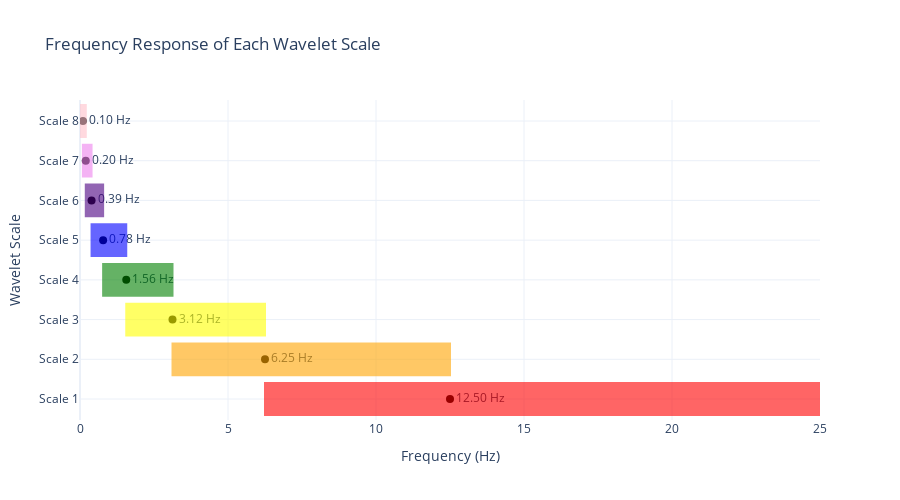

Here is the notebook cell this chart was saved with:
### Markdown cell above
## Frequency Response Analysis

### Code cell
# Get the sampling rate and nyquist frequency
fs = target_sampling_rate  # 50 Hz
nyquist_freq = fs / 2  # 25 Hz

# Calculate frequency response for each scale
scale_frequencies = {}
frequency_ranges = {}

print("Wavelet Scale Frequency Analysis:")
print("=" * 50)

for j in range(1, 9):
    # The center frequency for each scale is approximately fs/(2^(j+1))
    center_freq = fs / (2**(j+1))
    
    # The frequency range for each scale (approximate)
    # Lower bound: fs/(2^(j+2))
    # Upper bound: fs/(2^j)
    freq_low = fs / (2**(j+2)) if j < 8 else 0
    freq_high = fs / (2**j)
    
    scale_frequencies[j] = center_freq
    frequency_ranges[j] = (freq_low, freq_high)
    
    print(f"Scale {j}:")
    print(f"  Center Frequency: {center_freq:.3f} Hz")
    print(f"  Frequency Range: {freq_low:.3f} - {freq_high:.3f} Hz")
    print(f"  Period: {1/center_freq:.3f} seconds")
    print()

# Create a visualization of frequency bands
fig = go.Figure()

colors = ['red', 'orange', 'yellow', 'green', 'blue', 'indigo', 'violet', 'pink']

for j in range(1, 9):
    freq_low, freq_high = frequency_ranges[j]
    center_freq = scale_frequencies[j]
    
    # Add frequency band as a rectangle
    fig.add_shape(
        type="rect",
        x0=freq_low, x1=freq_high,
        y0=j-0.4, y1=j+0.4,
        fillcolor=colors[j-1],
        opacity=0.6,
        line=dict(color=colors[j-1], width=2)
    )
    
    # Add center frequency marker
    fig.add_trace(go.Scatter(
        x=[center_freq],
        y=[j],
        mode='markers+text',
        marker=dict(color='black', size=8),
        text=[f'{center_freq:.2f} Hz'],
        textposition='middle right',
        showlegend=False,
        name=f'Scale {j} Center'
    ))

fig.update_layout(
    title='Frequency Response of Each Wavelet Scale',
    xaxis_title='Frequency (Hz)',
    yaxis_title='Wavelet Scale',
    template='plotly_white',
    height=500,
    xaxis=dict(range=[0, nyquist_freq]),
    yaxis=dict(
        tickvals=list(range(1, 9)),
        ticktext=[f'Scale {i}' for i in range(1, 9)]
    )
)

fig.show()

# Summary table
import pandas as pd

frequency_table = pd.DataFrame({
    'Scale': list(range(1, 9)),
    'Center_Frequency_Hz': [scale_frequencies[j] for j in range(1, 9)],
    'Freq_Range_Low_Hz': [frequency_ranges[j][0] for j in range(1, 9)],
    'Freq_Range_High_Hz': [frequency_ranges[j][1] for j in range(1, 9)],
    'Period_seconds': [1/scale_frequencies[j] for j in range(1, 9)]
})

print("\nFrequency Response Summary Table:")
print(frequency_table.to_string(index=False, float_format='%.3f'))

### Figure 1 — Plotly figure (JSON) as saved in the notebook; plotly's stock layout.template omitted (floating-point values rounded to 4 significant figures)
{"data": [{"marker": {"color": "black", "size": 8}, "mode": "markers+text", "name": "Scale 1 Center", "showlegend": false, "text": ["12.50 Hz"], "textposition": "middle right", "type": "scatter", "x": [12.5], "y": [1]}, {"marker": {"color": "black", "size": 8}, "mode": "markers+text", "name": "Scale 2 Center", "showlegend": false, "text": ["6.25 Hz"], "textposition": "middle right", "type": "scatter", "x": [6.25], "y": [2]}, {"marker": {"color": "black", "size": 8}, "mode": "markers+text", "name": "Scale 3 Center", "showlegend": false, "text": ["3.12 Hz"], "textposition": "middle right", "type": "scatter", "x": [3.125], "y": [3]}, {"marker": {"color": "black", "size": 8}, "mode": "markers+text", "name": "Scale 4 Center", "showlegend": false, "text": ["1.56 Hz"], "textposition": "middle right", "type": "scatter", "x": [1.562], "y": [4]}, {"marker": {"color": "black", "size": 8}, "mode": "markers+text", "name": "Scale 5 Center", "showlegend": false, "text": ["0.78 Hz"], "textposition": "middle right", "type": "scatter", "x": [0.7812], "y": [5]}, {"marker": {"color": "black", "size": 8}, "mode": "markers+text", "name": "Scale 6 Center", "showlegend": false, "text": ["0.39 Hz"], "textposition": "middle right", "type": "scatter", "x": [0.3906], "y": [6]}, {"marker": {"color": "black", "size": 8}, "mode": "markers+text", "name": "Scale 7 Center", "showlegend": false, "text": ["0.20 Hz"], "textposition": "middle right", "type": "scatter", "x": [0.1953], "y": [7]}, {"marker": {"color": "black", "size": 8}, "mode": "markers+text", "name": "Scale 8 Center", "showlegend": false, "text": ["0.10 Hz"], "textposition": "middle right", "type": "scatter", "x": [0.09766], "y": [8]}], "layout": {"height": 500, "shapes": [{"fillcolor": "red", "line": {"color": "red", "width": 2}, "opacity": 0.6, "type": "rect", "x0": 6.25, "x1": 25, "y0": 0.6, "y1": 1.4}, {"fillcolor": "orange", "line": {"color": "orange", "width": 2}, "opacity": 0.6, "type": "rect", "x0": 3.125, "x1": 12.5, "y0": 1.6, "y1": 2.4}, {"fillcolor": "yellow", "line": {"color": "yellow", "width": 2}, "opacity": 0.6, "type": "rect", "x0": 1.562, "x1": 6.25, "y0": 2.6, "y1": 3.4}, {"fillcolor": "green", "line": {"color": "green", "width": 2}, "opacity": 0.6, "type": "rect", "x0": 0.7812, "x1": 3.125, "y0": 3.6, "y1": 4.4}, {"fillcolor": "blue", "line": {"color": "blue", "width": 2}, "opacity": 0.6, "type": "rect", "x0": 0.3906, "x1": 1.562, "y0": 4.6, "y1": 5.4}, {"fillcolor": "indigo", "line": {"color": "indigo", "width": 2}, "opacity": 0.6, "type": "rect", "x0": 0.1953, "x1": 0.7812, "y0": 5.6, "y1": 6.4}, {"fillcolor": "violet", "line": {"color": "violet", "width": 2}, "opacity": 0.6, "type": "rect", "x0": 0.09766, "x1": 0.3906, "y0": 6.6, "y1": 7.4}, {"fillcolor": "pink", "line": {"color": "pink", "width": 2}, "opacity": 0.6, "type": "rect", "x0": 0, "x1": 0.1953, "y0": 7.6, "y1": 8.4}], "title": {"text": "Frequency Response of Each Wavelet Scale"}, "xaxis": {"range": [0, 25], "title": {"text": "Frequency (Hz)"}}, "yaxis": {"ticktext": ["Scale 1", "Scale 2", "Scale 3", "Scale 4", "Scale 5", "Scale 6", "Scale 7", "Scale 8"], "tickvals": [1, 2, 3, 4, 5, 6, 7, 8], "title": {"text": "Wavelet Scale"}}}}
